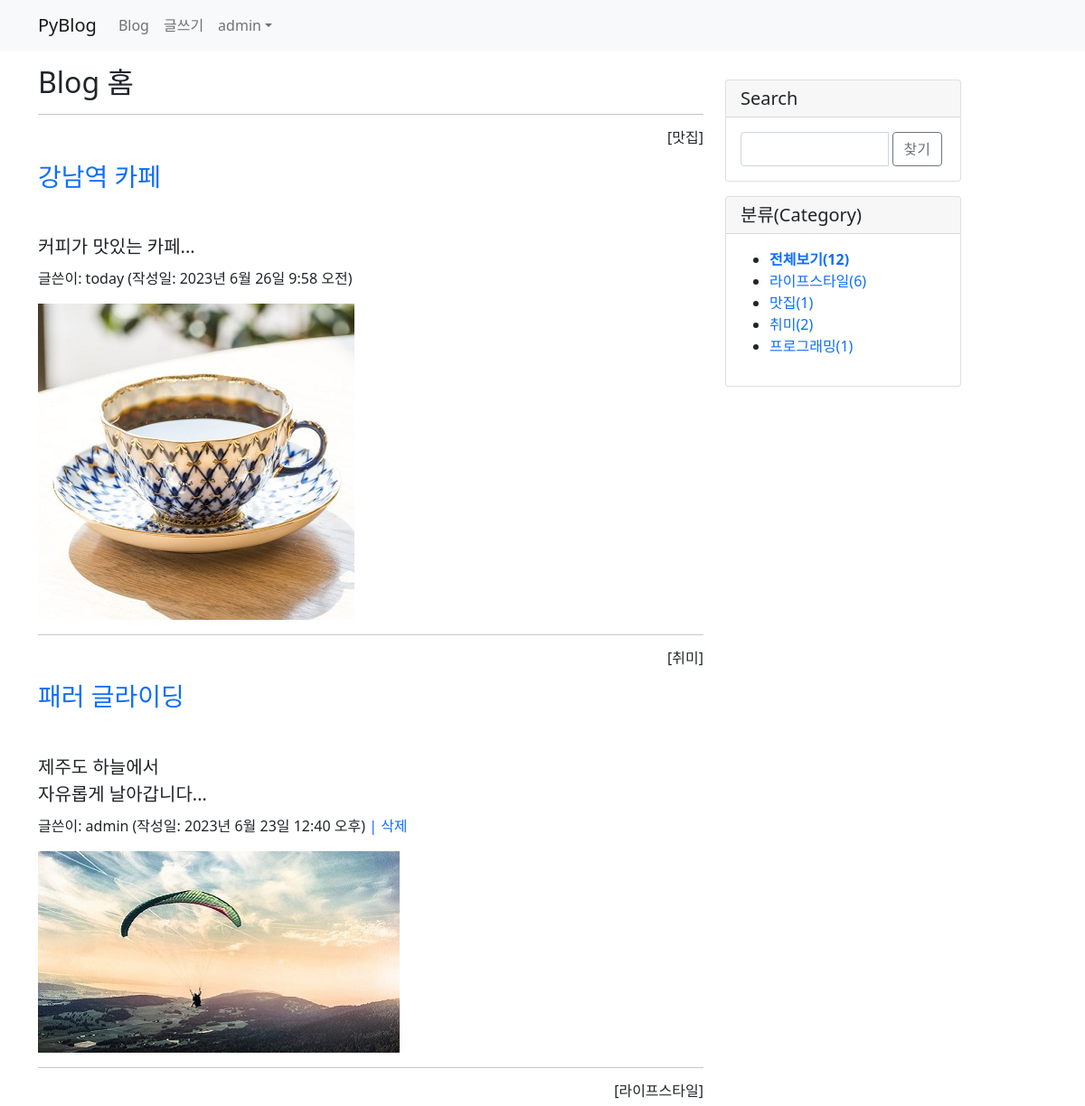
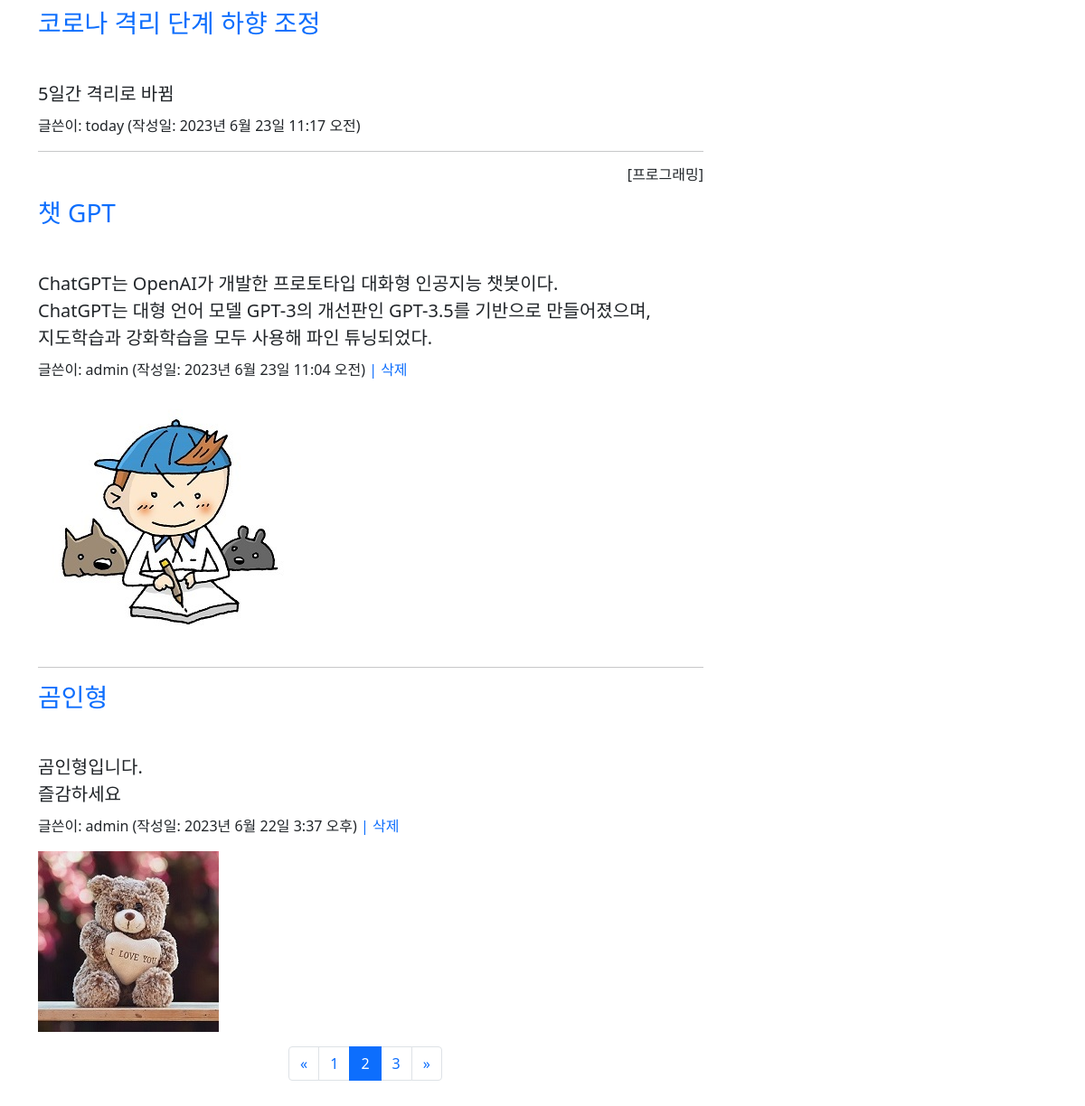
The page /blog/?page=2 (signed in) on the database its author committed (2 pictures, top to bottom).
### blog/models.py (models this page shows, shortened)
class Post(models.Model):
    author = models.ForeignKey(User, on_delete=models.CASCADE)
    title = models.CharField(max_length=100)  #제목
    content = models.TextField()              #내용
    pub_date = models.DateTimeField()         #발행일
    modify_date = models.DateTimeField(null=True, blank=True) #입력 폼이 비어도 됨
    photo = models.ImageField(upload_to='blog/images/%Y/%m/%d/',
                    null=True, blank=True)  #null 허용, 파일을 첨부하지 않을수 있음
    file = models.FileField(upload_to='blog/files/%Y/%m/%d/',
                    null=True, blank=True)
    category = models.ForeignKey(Category, null=True, blank=True,
                    on_delete=models.SET_NULL)

class Category(models.Model):
    name = models.CharField(max_length=50, unique=True)
    slug = models.SlugField(max_length=200, unique=True,
                allow_unicode=True)
    def __str__(self):
        return self.name
    def get_absolute_url(self):
        return reverse('blog:category_page', args=[self.slug])
    class Meta:
        ordering = ['name']  # 이름순 정렬
        verbose_name = 'category'
        verbose_name_plural = 'categories'

### blog/views.py (the view)
# urls.py: path('', views.post_list, name='post_list'), # 목록
def post_list(request):
    post_list = Post.objects.order_by('-pub_date') # 포스트 전체 검색
    categories = Category.objects.all() #카테고리 전체 검색
    total_post = len(post_list)
    kw = request.GET.get('kw', '')  #입력폼의 넘어온 키워드
    if kw:
        post_list = post_list.filter(
            Q(title__icontains=kw) |   #제목 검색
            Q(content__icontains=kw) | #내용 검색
            Q(author__username__icontains=kw) #글쓴이 검색
        ).distinct()
    page = request.GET.get('page', 1)
    paginator = Paginator(post_list, 5)  # 페이당 포스트 개수 - 5
    page_obj = paginator.get_page(page)
    context = {
        'post_list': page_obj,
        'categories': categories,
        'total_post': total_post,
        'kw': kw
    }
    return render(request, 'blog/post_list.html', context)

### templates/blog/post_list.html (shortened to what this page needs)
{% extends 'base.html' %}
{% block content %}
    <h2>Blog 홈</h2>
    {% if post_list %}
        {% for post in post_list %}
            <hr>
            {% if post.category %}
                <h6 class="text-end">[{{ post.category }}]</h6>
            {% endif %}
            <h3 class="my-3">
                <a href="{% url 'blog:detail' post.id %}">
                    {{ post.title }}
                </a>
            </h3>
            <h5 style="white-space: pre-line; line-height: 1.5">
                {{ post.content }}
            </h5>
            <p>글쓴이: {{ post.author }} (작성일: {{ post.pub_date }})
                {% if post.author == request.user %}
                <a href="#" class="delete"
                   data-uri="{% url 'blog:post_delete' post.id %}"> | 삭제</a>
                {% endif %}
            </p>
            {% if post.photo %}
                <img src="{{ post.photo.url }}">
            {% endif %}
        {% endfor %}
    {% else %}
        <p>포스트가 없습니다.</p>
    {% endif %}
    <div class="row my-3">
        <ul class="pagination justify-content-center">
            {% if post_list.has_previous %}
                <li class="page-item">
                    <a class="page-link"
                       href="?page={{ post_list.previous_page_number }}">&laquo;</a>
                </li>
            {% else %}
                <li class="page-item disabled">
                    <a class="page-link" href="">&laquo;</a>
                </li>
            {% endif %}
            {% for page_number in post_list.paginator.page_range %}
                {% if page_number == post_list.number %}
                <li class="page-item active">
                    <a class="page-link" href="?page={{ page_number }}">
                        {{ page_number }}
                    </a>
                </li>
                {% else %}
                <li class="page-item">
                    <a class="page-link" href="?page={{ page_number }}">
                        {{ page_number }}
                    </a>
                </li>
                {% endif %}
            {% endfor %}
            {% if post_list.has_next %}
                <li class="page-item">
                    <a class="page-link"
                       href="?page={{ post_list.next_page_number }}">&raquo;</a>
                </li>
            {% else %}
                <li class="page-item disabled">
                    <a class="page-link" href="">&raquo;</a>
                </li>
            {% endif %}
        </ul>
    </div>
{% endblock %}

### templates/base.html (shortened to what this page needs)
<!DOCTYPE html>
<html lang="en">
{% load static %}
<head>
    <link rel="stylesheet" href="{% static 'blog/css/bootstrap.css' %}">
    <link rel="stylesheet" href="{% static 'blog/css/style.css' %}">
</head>
<body>
{% include 'navbar.html' %}
<div class="container my-3">
    <div class="row">
        <div class="col-8">
            {% block content %}
            {% endblock %}
        </div>
        <div class="col-4 col-lg-3">
            <div class="card my-3">
                <h5 class="card-header">Search</h5>
                <div class="card-body">
                    <div class="input-group">
                        <input type="text" class="kw form-control"
                                value="{{ kw }}">
                        <div class="input-group-append mx-1">
                            <button type="button" id="btn_search"
                                class="btn btn-outline-secondary">찾기</button>
                        </div>
                    </div>
                </div>
            </div>
            <div class="card my-3">
                <h5 class="card-header">분류(Category)</h5>
                <div class="card-body">
                    <ul>
                        <li>
                            <a href="{% url 'blog:post_list' %}">
                                {% if not current_category %}
                                    <b>전체보기({{ total_post }})</b>
                                {% else %}
                                    전체보기({{ total_post }})
                                {% endif %}
                            </a>
                        </li>
                        {% for category in categories %}
                            {% if current_category.slug == category.slug %}
                            <li style="background: #ff0">
                                <a href="{{ category.get_absolute_url }}">
                                {{ category.name }}({{ category.post_set.count }})
                                </a>
                            </li>
                            {% else %}
                            <li>
                                <a href="{{ category.get_absolute_url }}">
                                {{ category.name }}({{ category.post_set.count }})
                                </a>
                            </li>
                            {% endif %}
                        {% endfor %}
                    </ul>
                </div>
            </div>
        </div>
    </div>
</div>
</body>
</html>

### templates/navbar.html (shortened to what this page needs)
{% load socialaccount %}
<nav class="navbar navbar-expand-lg navbar-light bg-light">
  <div class="container">
    <a class="navbar-brand" href="/">PyBlog</a>
    <div class="collapse navbar-collapse" id="navbarNavDropdown">
      <ul class="navbar-nav">
        <li class="nav-item">
          <a class="nav-link" href="{% url 'blog:post_list' %}">Blog</a>
        </li>
        <li class="nav-item">
          <a class="nav-link" href="{% url 'blog:post_create' %}">글쓰기</a>
        </li>
      </ul>
      <ul class="navbar-nav ml-auto">
        {% if user.is_authenticated %}
          <li class="nav-item dropdown">
            <a class="nav-link dropdown-toggle" href="#" id="navbarDropdownMenuLink"
               data-bs-toggle="dropdown">{{ user.username }}</a>
          </li>
        {% else %}
          <li class="nav-item">
            <a class="nav-link" href="#" data-bs-target="#loginModal"
               data-bs-toggle="modal">로그인</a>
          </li>
        {% endif %}
      </ul>
    </div>
  </div>
</nav>

### static/blog/css/style.css (style rules this page uses)
a { text-decoration: none; }

### rows shown on the page
Post: category "맛집", title "강남역 카페", content "커피가 맛있는 카페...", author "today", pub_date "2023년 6월 26일 9:58 오전", photo (picture)
Post: category "취미", title "패러 글라이딩", content "제주도 하늘에서 자유롭게 날아갑니다...", author "admin", pub_date "2023년 6월 23일 12:40 오후", shows "| 삭제", photo (picture)
Post: category "라이프스타일", title "코로나 격리 단계 하향 조정", content "5일간 격리로 바뀜", author "today", pub_date "2023년 6월 23일 11:17 오전"
Post: category "프로그래밍", title "챗 GPT", content "ChatGPT는 OpenAI가 개발한 프로토타입 대화형 인공지능 챗봇이다. ChatGPT는 대형 언어 모델 GPT-3의 개선판인 GPT-3.5를 기반으로 만들어졌으며, 지도학습과 강화학습을 모두 사용해 파인 튜닝되었다.", author "admin", pub_date "2023년 6월 23일 11:04 오전", shows "| 삭제", photo (picture)
Post: title "곰인형", content "곰인형입니다. 즐감하세요", author "admin", pub_date "2023년 6월 22일 3:37 오후", shows "| 삭제", photo (picture)
Category: name "라이프스타일", post_set.count "6"
Category: name "맛집", post_set.count "1"
Category: name "취미", post_set.count "2"
Category: name "프로그래밍", post_set.count "1"

### other values the page prints
{{ user.username }} "admin"
{{ page_number }} "1" "3"
{{ page_number }} "2"
{{ total_post }} "12"
